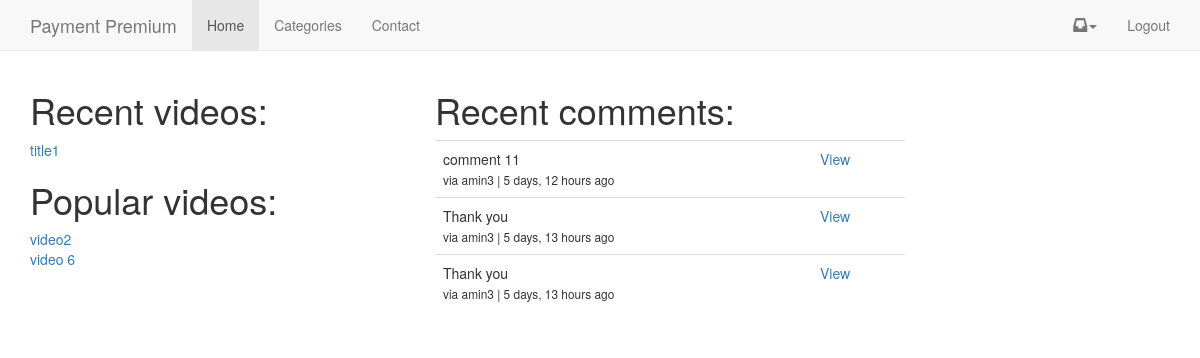
Screenshot of / (signed in) with the database file from the repository.
### videos/models.py (models this page shows, shortened)
class Video(models.Model):
	title =  models.CharField(max_length=120)
	embed_code = models.CharField(max_length=500, null=True, blank=True)
	slug = models.SlugField(null=True, blank=True)
	order = models.PositiveIntegerField(default=1)
	share_message = models.TextField(default=DEFAULT_MESSAGE)
	active = models.BooleanField(default=True)
	featured = models.BooleanField(default=False)
	free_preview = models.BooleanField(default=False)
	category = models.ForeignKey("Category", default=1)
	timestamp = models.DateTimeField(auto_now_add=True, auto_now=False, null=True)
	updated = models.DateTimeField(auto_now_add=False, auto_now=True, null=True)
	objects = VideoManager()
	class Meta:
		unique_together = ('slug', 'category')
	def get_absolute_url(self):
		try:
			return reverse("video_detail", kwargs={"slug": self.slug, "cat_slug": self.category.slug})
		except:
			return "/"

### comments/models.py (models this page shows, shortened)
class Comment(models.Model):
	user = models.ForeignKey(MyUser)
	parent = models.ForeignKey("self", null=True, blank=True)
	path = models.CharField(max_length=350)
	video = models.ForeignKey(Video, null=True, blank=True)
	text = models.TextField()
	timestamp = models.DateTimeField(auto_now=False, auto_now_add=True)
	updated = models.DateTimeField(auto_now=True, auto_now_add=False)
	active = models.BooleanField(default=True)
	objects = CommentManager()
	class Meta:
		ordering = ['-timestamp']
	def get_absolute_url(self):
		return reverse("comment_thread", kwargs={"id": self.id})
	@property
	def get_preview(self):
		return self.text[:20]

### accounts/models.py (models this page shows, shortened)
class MyUser(AbstractBaseUser):
	username = models.CharField(
		max_length=255,
		unique = True,
	)
	email = models.EmailField(
		verbose_name='email address',
		max_length=255,
		unique=True,
	)
	first_name = models.CharField(
		max_length=120,
		null=True,
		blank=True
	)
	last_name = models.CharField(
		max_length=120,
		null=True,
		blank=True
	)
	is_member = models.BooleanField(default=False, verbose_name="Is Paid Member")
	is_active = models.BooleanField(default=True)
	is_admin = models.BooleanField(default=False)
	objects = MyUserManager()
	USERNAME_FIELD = 'username'
	REQUIRED_FIELDS = ['email']
	def __str__(self):              # __unicode__ on Python 2
		return self.username

### serveup_membership/views.py (the view, shortened to what this page needs)
# urls.py: 2. Add a URL to urlpatterns:  url(r'^$', views.home, name='home')
def home(request):
	page_view.send(
		request.user,
		page_path = request.get_full_path(),
		)
	if request.user.is_authenticated():
		page_view_objs = request.user.pageview_set.get_videos()[:2]
		recent_videos = []
		for obj in page_view_objs:
			if not obj.primary_content_object in recent_videos:
				recent_videos.append(obj.primary_content_object)
		recent_comments = Comment.objects.recent()
		video_type = ContentType.objects.get_for_model(Video)
		popular_videos_list = PageView.objects.filter(primary_content_type=video_type)\
		.values("primary_object_id")\
		.annotate(the_count=Count("primary_object_id"))\
		.order_by("-the_count")[:2]
		popular_videos = []
		for item in popular_videos_list:
			try:
				new_video = Video.objects.get(id=item["primary_object_id"])
				popular_videos.append(new_video)
			except:
				pass
		template = "home_logged_in.html"
		context = {
			"recent_videos": recent_videos,
			"recent_comments": recent_comments,
			"popular_videos": popular_videos,
		}
	return render(request, template, context)

### analytics/models.py (called while the page is built)
def page_view_received(sender, **kwargs):
	kwargs.pop("signal", None)
	page_path = kwargs.pop("page_path", None)
	notify_primary = kwargs.pop("notify_primary", None)
	notify_secondary = kwargs.pop("notify_secondary", None)
	user = sender
	if user.is_anonymous:
		new_page_view = PageView.objects.create(path=page_path, timestamp = timezone.now())
	else:
		new_page_view = PageView.objects.create(path=page_path, user=user, timestamp = timezone.now())
	if notify_primary:
		new_page_view.primary_object_id = notify_primary.id
		new_page_view.primary_content_type = ContentType.objects.get_for_model(notify_primary)
		new_page_view.save()
	if notify_secondary:
		new_page_view.secondary_object_id = notify_secondary.id
		new_page_view.secondary_content_type = ContentType.objects.get_for_model(notify_secondary)
		new_page_view.save()

	def videos(self):
		content_type = ContentType.objects.get_for_model(Video)
		return self.filter(primary_content_type = content_type)

	def get_queryset(self):
		return PageViewQueryset(self.model, using=self._db)

	def get_videos(self):
		return self.get_queryset().videos()

### comments/models.py (called while the page is built)
	def recent(self):
		return super().filter(active=True).filter(parent=None)[:3]

### videos/models.py (called while the page is built)
	def get_queryset(self):
		return VideoQueryset(self.model, using=self._db)

	def get_image_url(self):
		return "{}{}".format(settings.MEDIA_URL, self.image)

### templates/home_logged_in.html (shortened to what this page needs)
{% extends 'base.html' %} {% block title %}Home{% endblock title %} {% block jumbotron %} {% endblock jumbotron%} {% block content %}
<div class="row">
    <div class="col-sm-4">
        <div class="row">
            {% if recent_videos %}
            <div class="col-sm-12">
                <h1>Recent videos:</h1> {% for vid in recent_videos %}
                <div><a href="{{ vid.get_absolute_url }}">{{ vid.title }}</a></div>
                 {% endfor %}
            </div>
            {% endif %} {% if popular_videos %}
            <div class="col-sm-12">
                <h1>Popular videos:</h1> {% for vid in popular_videos %}
                <div><a href="{{ vid.get_absolute_url }}">{{ vid.title }}</a></div>
                 {% endfor %}
            </div>
            {% endif %}
        </div>
    </div>
    <div class="col-sm-8">
        {% if recent_comments %}
        <div class="col-sm-8">
            <h1>Recent comments:</h1>
            <table class="table">
                {% for comment in recent_comments %}
                <tr>
                    <td>{{ comment.get_preview | truncatechars:30 }}
                        <br> <small>via {{ comment.user }} | {{ comment.timestamp|timesince }} ago</small></td>
                    <td><a href="{{ comment.get_absolute_url }}">View</a></td>
                </tr>
                {% endfor %}
            </table>
        </div>
        {% endif %}
    </div>
</div>
{% endblock content %}

### rows the page displays
Video: title "title1"
Video: title "video2"
Video: title "video 6"
Comment: get_preview "comment 11", user "amin3", timestamp "5 days, 12 hours"
Comment: get_preview "Thank you", user "amin3", timestamp "5 days, 13 hours"
Comment: get_preview "Thank you", user "amin3", timestamp "5 days, 13 hours"
